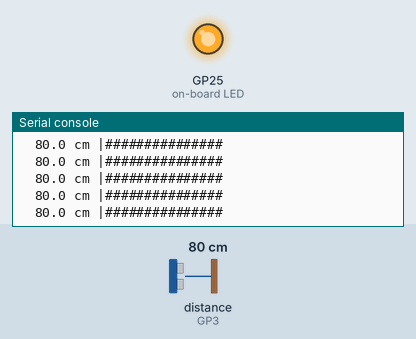
Recording of a program running on a simulated Raspberry Pi Pico running MicroPython. On the bench: output pins drawn as LEDs (lit = HIGH), the last lines printed to the serial console. The test bench sets the inputs (shaded band); at power-on: distance to the obstacle (sensor on GP3) 80 cm. The echo pulse lasts 58.3 µs per cm; pins used as bus, display or sensor lines are not drawn.

Above: at 1.2 s.
1.3 s: distance to the obstacle (sensor on GP3) set to 2 cm
At 1.43 s:
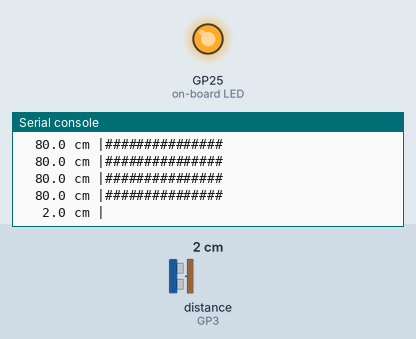
2.8 s: distance to the obstacle (sensor on GP3) set to 9 cm
At 2.92 s:
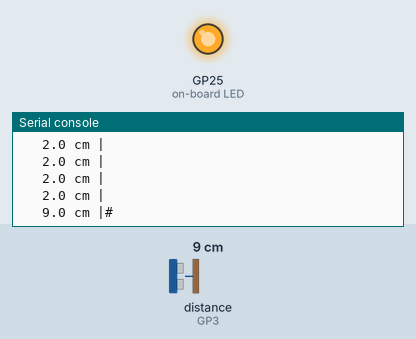

The program:

ultrasonic_test.py
```python
"""Ultrasonic test -- continuous distance readings from an HC-SR04.

Board:  Raspberry Pi Pico W (RP2040, 2022).
Run:    uv run mpremote run "pi pico/picoW/ultrasonic_test.py"
Or via the Pi the Pico is plugged into (see README section 5):
        scp "pi pico/picoW/ultrasonic_test.py" my-pi:/tmp/ && ssh -t my-pi '~/.local/bin/mpremote run /tmp/ultrasonic_test.py'
        See ../../README.md for the full flash/connect/push flow.

WIRING:

    TRIG  ->  GP2    physical pin 4
    ECHO  ->  voltage divider  ->  GP3    physical pin 5
    VCC   ->  VBUS   physical pin 40   (5V -- the HC-SR04 needs it)
    GND   ->  GND    physical pin 38

ECHO pulses to 5V and the Pico's GPIOs are 3.3V-only, so it must go through a
divider -- 1k from ECHO to the junction, 2k from the junction to GND, and GP3
reads the junction. That gives 5 * 2/(1+2) = 3.3V. Wiring ECHO straight to a
GPIO will eventually kill the pin.

VCC genuinely needs 5V. A real HC-SR04 will not fire on 3.3V, which looks
identical to a dead sensor: every reading just times out.

TIMING: the sensor needs ~60ms of quiet between pings, otherwise the tail of
the previous burst is still bouncing around and gets read as a bogus short
distance. INTERVAL_MS below must stay at or above 60.

RANGE: roughly 2cm to 4m, but the useful near limit is more like 15cm.

The near limit is the one that trips people up. After firing its 40kHz burst
the transducer keeps ringing for a moment, and it is deaf while it does. An
object close enough that the echo returns during that ring-down is missed
entirely -- so the sensor reports the NEXT thing it hears instead, which is
whatever is behind your hand. A hand held 5cm away reading 220cm is not a
fault; it is the wall on the far side of the room.

Soft or angled surfaces scatter the ping and read as out-of-range. A flat
palm held square to the sensor at 20-30cm is the reliable test target.

IF THE READINGS LOOK PLAUSIBLE BUT NEVER CHANGE -- check the pin numbers
before anything else. An unconnected GPIO floats and picks up 50Hz mains hum,
which reads as a ~10ms pulse, which converts to a steady ~150cm that ignores
whatever you put in front of the sensor. It looks exactly like a working
sensor aimed somewhere unhelpful, and it cost an hour of debugging here.

Two checks that tell real data from a floating pin:

    Hold TRIG low and count ECHO edges. A connected sensor gives 0. A
    floating pin gives ~50 per second (~150 in 3s at 50Hz mains).

        uv run mpremote exec "import machine,time; t=machine.Pin(2,machine.Pin.OUT); e=machine.Pin(3,machine.Pin.IN); t.value(0); time.sleep_ms(300); n=0; last=e.value(); s=time.ticks_ms()
        while time.ticks_diff(time.ticks_ms(),s)<3000:
            v=e.value()
            if v and not last: n+=1
            last=v
        print('unsolicited edges:', n)"

    Measure the delay from trigger to ECHO rising. Real: constant, ~2ms on
    this module. Floating: ~10ms and drifting a few tens of us per reading,
    because you are sampling a free-running 50Hz waveform at a random phase.
"""

import machine
import time

TRIG_PIN = 2
ECHO_PIN = 3

# Sound travels 0.0343 cm/us at room temperature. The ping goes out and comes
# back, so the measured time covers twice the distance.
CM_PER_US = 0.0343

# 4m out and back is ~23ms. 30ms gives headroom and still fails fast.
TIMEOUT_US = 30_000

# Quiet time between pings. 60ms is the sensor's floor; 70 leaves margin.
# A read itself costs ~19ms, so this gives roughly 11 readings a second --
# fast enough that moving your hand tracks smoothly.
INTERVAL_MS = 70

# Onboard LED on as a liveness indicator -- lit means the board has power and
# got as far as running this.
machine.Pin("LED", machine.Pin.OUT).value(1)

trig = machine.Pin(TRIG_PIN, machine.Pin.OUT)
echo = machine.Pin(ECHO_PIN, machine.Pin.IN)


def read_cm():
    """One measurement. Returns cm, or None if the ping never came back."""
    trig.value(0)
    time.sleep_us(2)
    trig.value(1)
    time.sleep_us(10)  # HC-SR04 wants a 10us trigger pulse
    trig.value(0)

    # Blocks until ECHO goes high, then times how long it stays high.
    # Negative means timeout: -1 = echo never fell, -2 = echo never rose.
    us = machine.time_pulse_us(echo, 1, TIMEOUT_US)
    if us < 0:
        return None
    return (us * CM_PER_US) / 2


print("reading -- Ctrl-C to stop")

while True:
    cm = read_cm()
    if cm is None:
        print("   --   no echo (out of range, or too close)")
    else:
        # One block per 5cm, capped, so movement is obvious at a glance.
        bar = "#" * min(40, int(cm / 5))
        print("{:6.1f} cm |{}".format(cm, bar))
    time.sleep_ms(INTERVAL_MS)
```

Measured:
- after the input at 1.3 s, the serial console: prints a new line after 0.06 s (image 1)
- after the input at 2.8 s, the serial console: prints a new line after 0.05 s (image 2)
